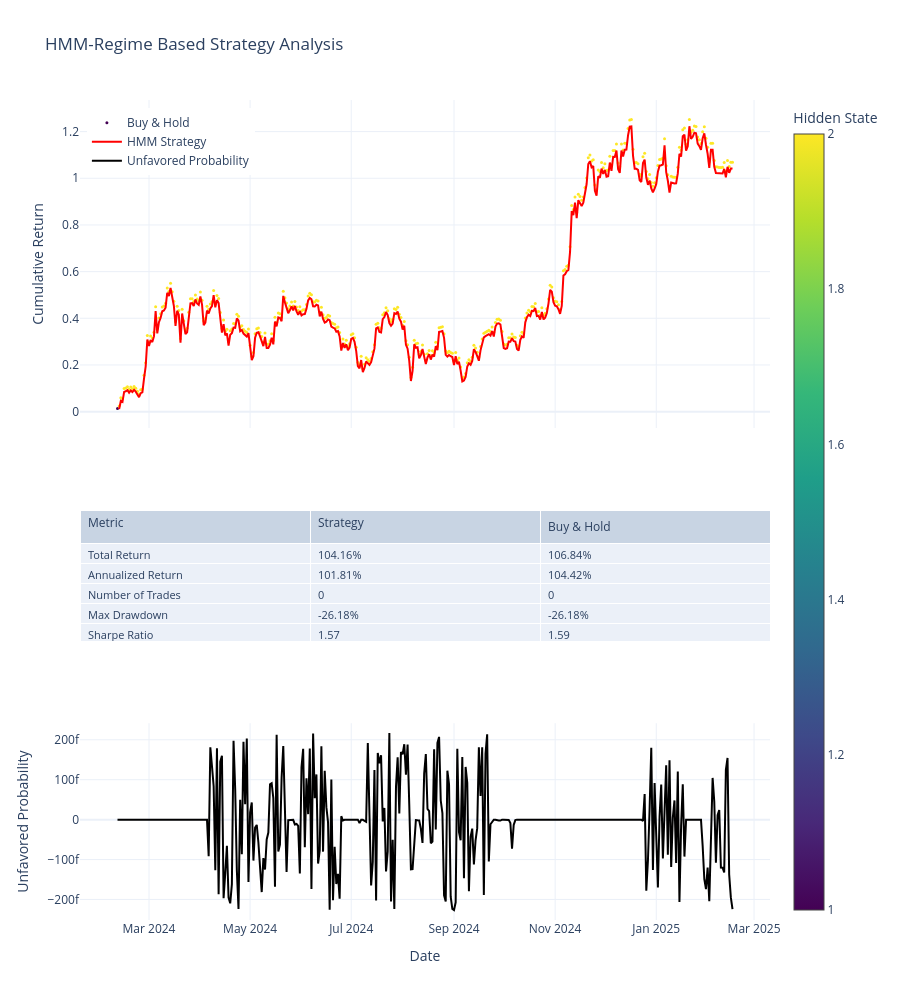
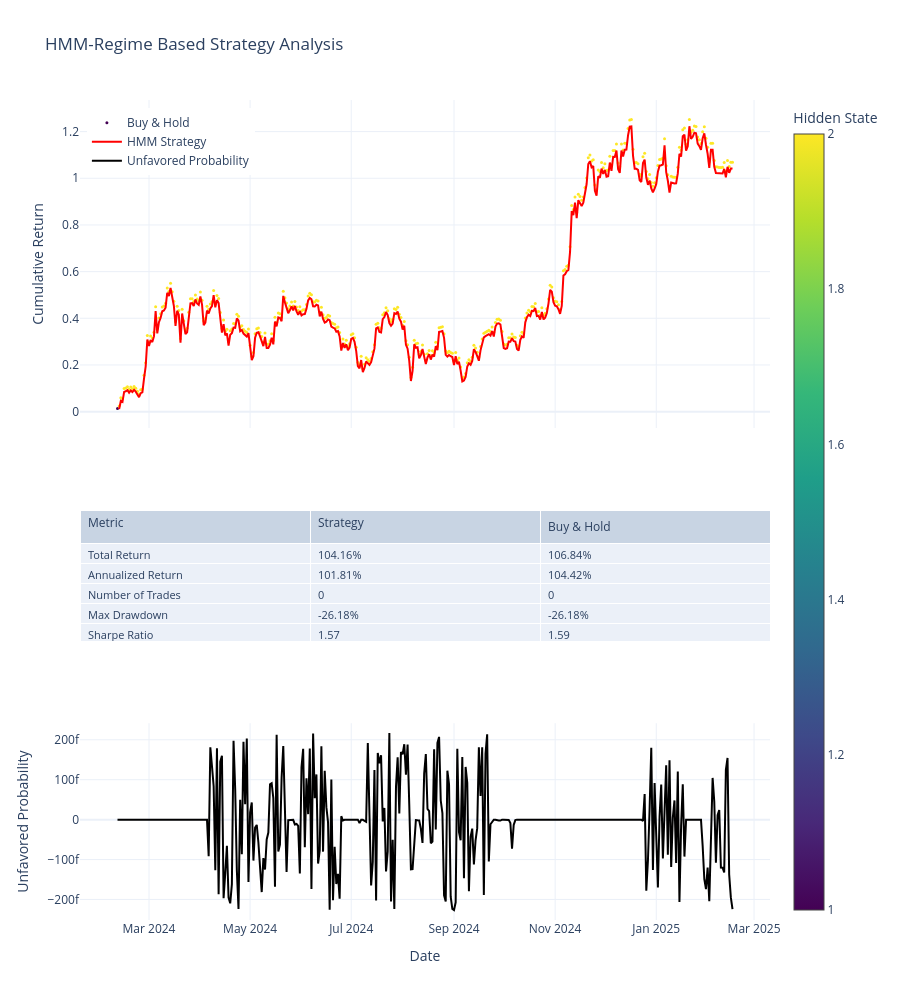

Notebook code for these charts, in order:
### Code cell
plot_hmm_results(long_only)
plot_hmm_results(long_short)

### Figure 1 — Plotly figure (JSON) as saved in the notebook; plotly's stock layout.template omitted (floating-point values rounded to 4 significant figures; data arrays with more than 128 entries replaced by an {"elided": "..."} marker saying what was removed)
{"data": [{"marker": {"color": {"elided": "372 int values"}, "colorbar": {"title": {"text": "Hidden State"}}, "colorscale": [[0, "#440154"], [0.1111, "#482878"], [0.2222, "#3e4989"], [0.3333, "#31688e"], [0.4444, "#26828e"], [0.5556, "#1f9e89"], [0.6667, "#35b779"], [0.7778, "#6ece58"], [0.8889, "#b5de2b"], [1, "#fde725"]], "showscale": true, "size": 3}, "mode": "markers", "name": "Buy & Hold", "type": "scatter", "x": {"elided": "372 str values"}, "xaxis": "x", "y": {"elided": "372 float values"}, "yaxis": "y"}, {"line": {"color": "red", "width": 2}, "mode": "lines", "name": "HMM Strategy", "type": "scatter", "x": {"elided": "372 str values"}, "xaxis": "x", "y": {"elided": "372 float values"}, "yaxis": "y"}, {"cells": {"align": "left", "font": {"size": 11}, "values": [["Total Return", "Annualized Return", "Number of Trades", "Max Drawdown", "Sharpe Ratio", "Win Rate"], ["104.16%", "101.81%", 0, "-26.18%", "1.57", "51.34%"], ["106.84%", "104.42%", 0, "-26.18%", "1.59", "0.00%"]]}, "domain": {"x": [0, 1], "y": [0.34, 0.5]}, "header": {"align": "left", "font": {"size": 12}, "values": ["Metric", "Strategy", "Buy & Hold"]}, "type": "table"}, {"line": {"color": "black", "width": 2}, "mode": "lines", "name": "Unfavored Probability", "type": "scatter", "x": {"elided": "372 str values"}, "xaxis": "x2", "y": {"elided": "372 float values"}, "yaxis": "y2"}], "layout": {"height": 1000, "legend": {"x": 0.01, "xanchor": "left", "y": 0.99, "yanchor": "top"}, "showlegend": true, "title": {"text": "HMM-Regime Based Strategy Analysis"}, "xaxis": {"anchor": "y", "domain": [0, 1], "matches": "x2", "showticklabels": false}, "xaxis2": {"anchor": "y2", "domain": [0, 1], "title": {"text": "Date"}}, "yaxis": {"anchor": "x", "domain": [0.6, 1], "title": {"text": "Cumulative Return"}}, "yaxis2": {"anchor": "x2", "domain": [0, 0.24], "title": {"text": "Unfavored Probability"}}}}

### Figure 2 — Plotly figure (JSON) as saved in the notebook; plotly's stock layout.template omitted (floating-point values rounded to 4 significant figures; data arrays with more than 128 entries replaced by an {"elided": "..."} marker saying what was removed)
{"data": [{"marker": {"color": {"elided": "372 int values"}, "colorbar": {"title": {"text": "Hidden State"}}, "colorscale": [[0, "#440154"], [0.1111, "#482878"], [0.2222, "#3e4989"], [0.3333, "#31688e"], [0.4444, "#26828e"], [0.5556, "#1f9e89"], [0.6667, "#35b779"], [0.7778, "#6ece58"], [0.8889, "#b5de2b"], [1, "#fde725"]], "showscale": true, "size": 3}, "mode": "markers", "name": "Buy & Hold", "type": "scatter", "x": {"elided": "372 str values"}, "xaxis": "x", "y": {"elided": "372 float values"}, "yaxis": "y"}, {"line": {"color": "red", "width": 2}, "mode": "lines", "name": "HMM Strategy", "type": "scatter", "x": {"elided": "372 str values"}, "xaxis": "x", "y": {"elided": "372 float values"}, "yaxis": "y"}, {"cells": {"align": "left", "font": {"size": 11}, "values": [["Total Return", "Annualized Return", "Number of Trades", "Max Drawdown", "Sharpe Ratio", "Win Rate"], ["104.16%", "101.81%", 0, "-26.18%", "1.57", "51.34%"], ["106.84%", "104.42%", 0, "-26.18%", "1.59", "0.00%"]]}, "domain": {"x": [0, 1], "y": [0.34, 0.5]}, "header": {"align": "left", "font": {"size": 12}, "values": ["Metric", "Strategy", "Buy & Hold"]}, "type": "table"}, {"line": {"color": "black", "width": 2}, "mode": "lines", "name": "Unfavored Probability", "type": "scatter", "x": {"elided": "372 str values"}, "xaxis": "x2", "y": {"elided": "372 float values"}, "yaxis": "y2"}], "layout": {"height": 1000, "legend": {"x": 0.01, "xanchor": "left", "y": 0.99, "yanchor": "top"}, "showlegend": true, "title": {"text": "HMM-Regime Based Strategy Analysis"}, "xaxis": {"anchor": "y", "domain": [0, 1], "matches": "x2", "showticklabels": false}, "xaxis2": {"anchor": "y2", "domain": [0, 1], "title": {"text": "Date"}}, "yaxis": {"anchor": "x", "domain": [0.6, 1], "title": {"text": "Cumulative Return"}}, "yaxis2": {"anchor": "x2", "domain": [0, 0.24], "title": {"text": "Unfavored Probability"}}}}
